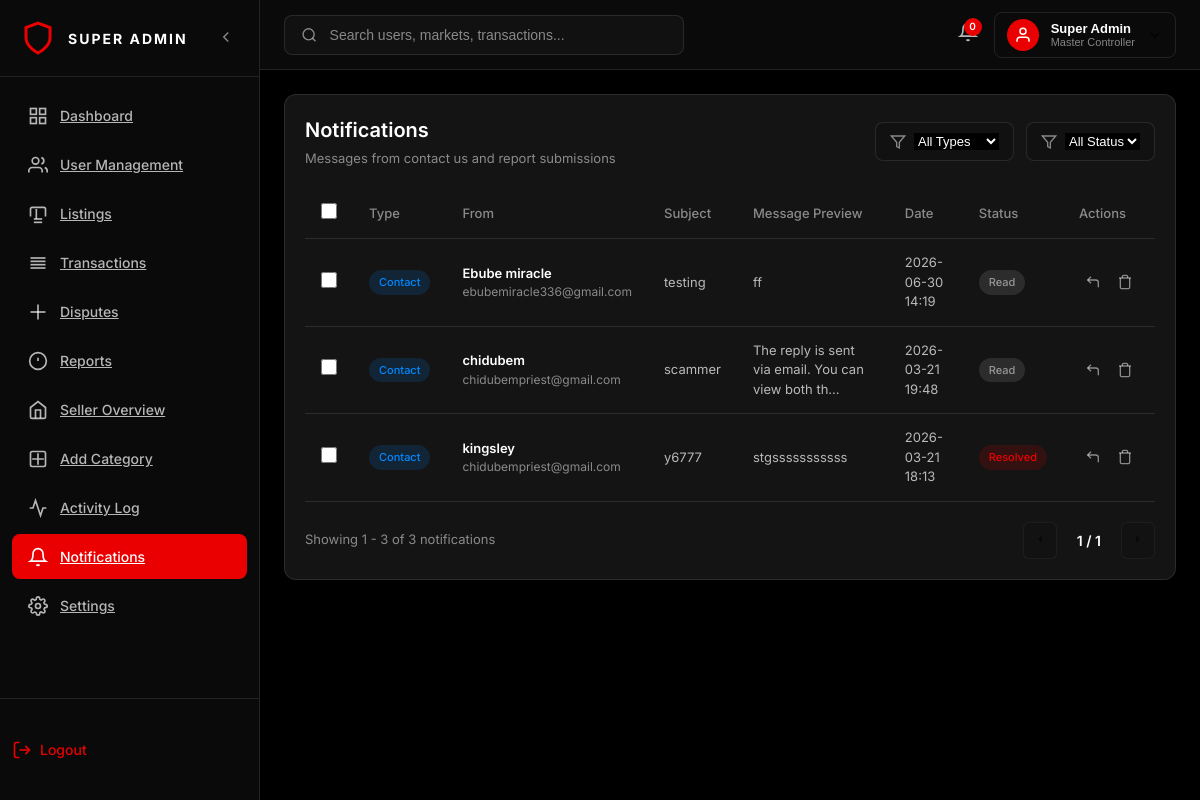
/super/notifications/ (signed in), run on an earlier commit of the app's database.
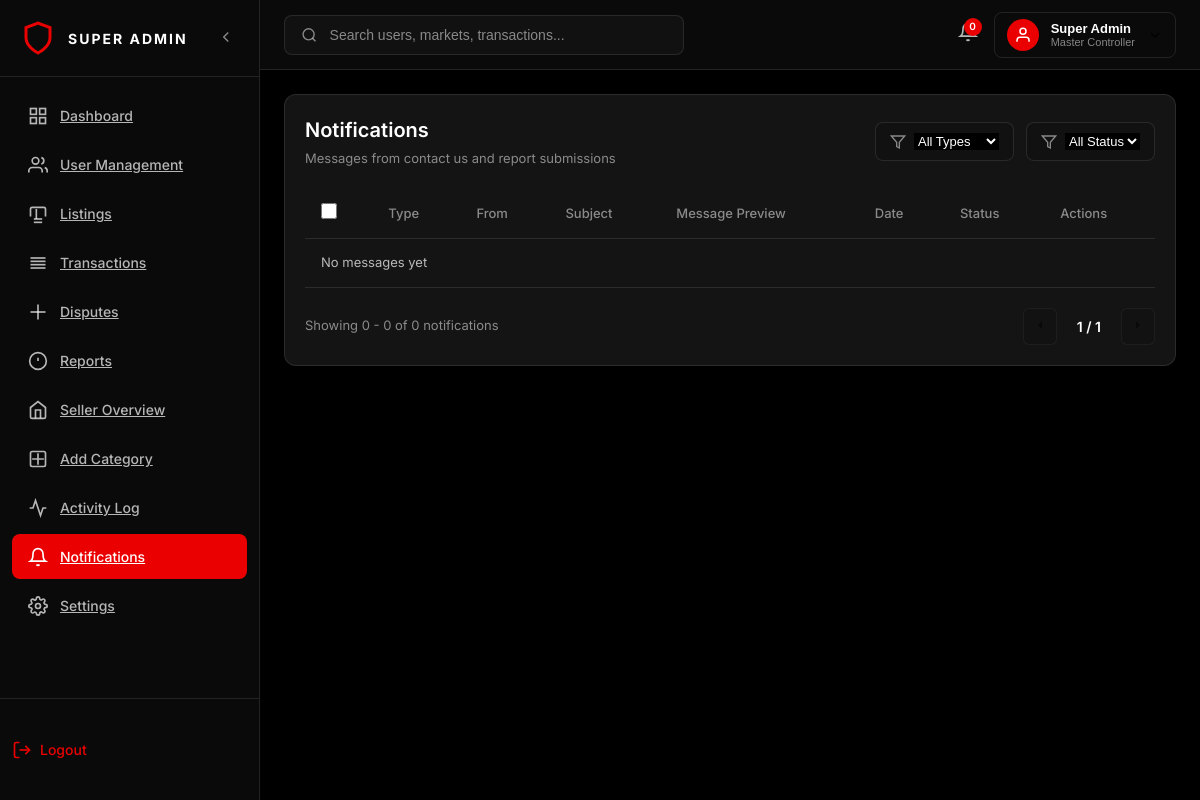
And on a later commit of the database.
### multi/models.py (models this page shows, shortened)
class ContactMessage(models.Model):
    USER_TYPE_CHOICES = [
        ('buyer', 'Buyer'),
        ('seller', 'Seller'),
        ('partner', 'Partner'),
        ('other', 'Other'),
    ]
    STATUS_CHOICES = [
        ('unread', 'Unread'),
        ('read', 'Read'),
        ('resolved', 'Resolved'),
    ]
    TYPE_CHOICES = [
        ('contact', 'Contact'),
        ('support', 'Support'),
        ('report', 'Report'),
    ]
    full_name = models.CharField(max_length=255)
    email = models.EmailField()
    user_type = models.CharField(max_length=20, choices=USER_TYPE_CHOICES)
    subject = models.CharField(max_length=255, blank=True, null=True)
    message = models.TextField()
    message_type = models.CharField(max_length=20, choices=TYPE_CHOICES, default='contact')
    status = models.CharField(max_length=20, choices=STATUS_CHOICES, default='unread')
    created_at = models.DateTimeField(auto_now_add=True)
    def short_message(self):
        return self.message[:50] + "..." if len(self.message) > 50 else self.message

### multi/views.py (the view)
# urls.py: path('super/notifications/', views.admin_notifications, name='admin_notifications'),
@login_required
@super_admin_required
def admin_notifications(request):
    notifications_list = ContactMessage.objects.all().order_by('-created_at')
    paginator = Paginator(notifications_list, 5)  # 5 per page
    page_number = request.GET.get('page')
    notifications = paginator.get_page(page_number)
    return render(request, 'super_admin/notifications.html', {
        'notifications': notifications
    })

### multi/context_processors.py (called while the page is built, shortened)
def seller_context(request):
    notifications = []
    notification_count = 0
    if request.user.is_authenticated:
        orders = OrderItem.objects.filter(product__seller=request.user)
        for order in orders:
            order.check_expiry()
        if request.user.is_superuser:
            messages = ContactMessage.objects.filter(status='unread').order_by('-created_at')[:5]
            notification_count = messages.count()
        return {
            'pending_orders': orders.filter(status='Pending').count(),
            'dashboard_notifications': notifications,
            'dashboard_notifications_count': notification_count,
        }
    return {
        'pending_orders': 0,
        'dashboard_notifications': [],
        'dashboard_notifications_count': 0,
    }

### multi/utils.py (called while the page is built)
def super_admin_required(view_func):
    @wraps(view_func)
    def _wrapped_view(request, *args, **kwargs):
        if not request.user.is_authenticated or not request.user.is_superuser:
            return redirect('home')  # or login page
        return view_func(request, *args, **kwargs)
    return _wrapped_view

### multi/templates/super_admin/notifications.html (shortened to what the changed rows need)
{% extends 'super_admin/admin_base.html' %}
{% load static %}
{% block content %}
<div class="user-management">
    <div class="section-header">
        <div>
            <h2>Notifications</h2>
        </div>
    </div>
    <div class="users-table-container">
        <table class="users-table">
            <thead>
                <tr>
                    <th><input type="checkbox" id="selectAll"></th>
                    <th>Type</th>
                    <th>From</th>
                    <th>Subject</th>
                    <th>Message Preview</th>
                    <th>Date</th>
                    <th>Status</th>
                    <th>Actions</th>
                </tr>
            </thead>
            <tbody>
{% for n in notifications %}
<tr>
    <td><input type="checkbox"></td>
    <td>
        <span class="badge role-buyer">
            {{ n.get_message_type_display }}
        </span>
    </td>
    <td>
        <div class="user-info">
            <div class="user-details">
                <span class="user-name">{{ n.full_name }}</span>
                <span class="user-email">{{ n.email }}</span>
            </div>
        </div>
    </td>
    <td>{{ n.subject|default:"No Subject" }}</td>
    <td>{{ n.short_message }}</td>
    <td>{{ n.created_at|date:"Y-m-d H:i" }}</td>
    <td>
        <span class="badge
            {% if n.status == 'unread' %}status-active
            {% elif n.status == 'read' %}status-inactive
            {% else %}status-suspended
            {% endif %}">
            {{ n.get_status_display }}
        </span>
    </td>
    <td>
        <div class="action-buttons">
            <a href="{% url 'view_message' n.id %}" class="action-btn">
                <svg viewBox="0 0 24 24" fill="none" stroke="currentColor" stroke-width="2" width="16" height="16">
                    <polyline points="9 14 4 9 9 4"/>
                    <path d="M20 20v-7a4 4 0 0 0-4-4H4"/>
                </svg>
            </a>
            <a href="{% url 'delete_message' n.id %}" class="action-btn danger">
                <svg viewBox="0 0 24 24" fill="none" stroke="currentColor" stroke-width="2" width="16" height="16">
                    <polyline points="3 6 5 6 21 6"/>
                    <path d="M19 6v14a2 2 0 0 1-2 2H7a2 2 0 0 1-2-2V6m3 0V4a2 2 0 0 1 2-2h4a2 2 0 0 1 2 2v2"/>
                </svg>
            </a>
        </div>
    </td>
</tr>
{% empty %}
<tr>
    <td colspan="8">No messages yet</td>
</tr>
{% endfor %}
</tbody>
        </table>
    </div>
    <div class="pagination">
        <span class="pagination-info">
            Showing {{ notifications.start_index }} - {{ notifications.end_index }}
            of {{ notifications.paginator.count }} notifications
        </span>
        <div class="pagination-buttons">
            {% if notifications.has_previous %}
                <a href="?page={{ notifications.previous_page_number }}">
                    <button>
                        <svg viewBox="0 0 24 24" fill="none" stroke="currentColor" stroke-width="2" width="16" height="16">
                            <polyline points="15 18 9 12 15 6"/>
                        </svg>
                    </button>
                </a>
            {% else %}
                <button disabled>
                </button>
            {% endif %}
            <span class="page-number">
            </span>
            {% if notifications.has_next %}
                <a href="?page={{ notifications.next_page_number }}">
                    <button>
                        <svg viewBox="0 0 24 24" fill="none" stroke="currentColor" stroke-width="2" width="16" height="16">
                            <polyline points="9 18 15 12 9 6"/>
                        </svg>
                    </button>
                </a>
            {% else %}
                <button disabled>
                </button>
            {% endif %}
        </div>
    </div>
</div>
{% endblock %}

What changed in the data, as far as the page shows it:
removed ContactMessage: message_type "Contact", full_name "Ebube miracle", email "ebubemiracle336@gmail.com", subject "testing", short_message "ff", created_at "2026-06-30 14:19", status "Read"
removed ContactMessage: message_type "Contact", full_name "chidubem", email "chidubempriest@gmail.com", subject "scammer", short_message "The reply is sent via email. You can view both th...", created_at "2026-03-21 19:48", status "Read"
removed ContactMessage: message_type "Contact", full_name "kingsley", email "chidubempriest@gmail.com", subject "y6777", short_message "stgsssssssssss", created_at "2026-03-21 18:13", status "Resolved"
Also different on the page:
{{ notifications.start_index }}: "1" → "0"
{{ notifications.end_index }}: "3" → "0"
{{ notifications.paginator.count }}: "3" → "0"
text now shown: "No messages yet"
